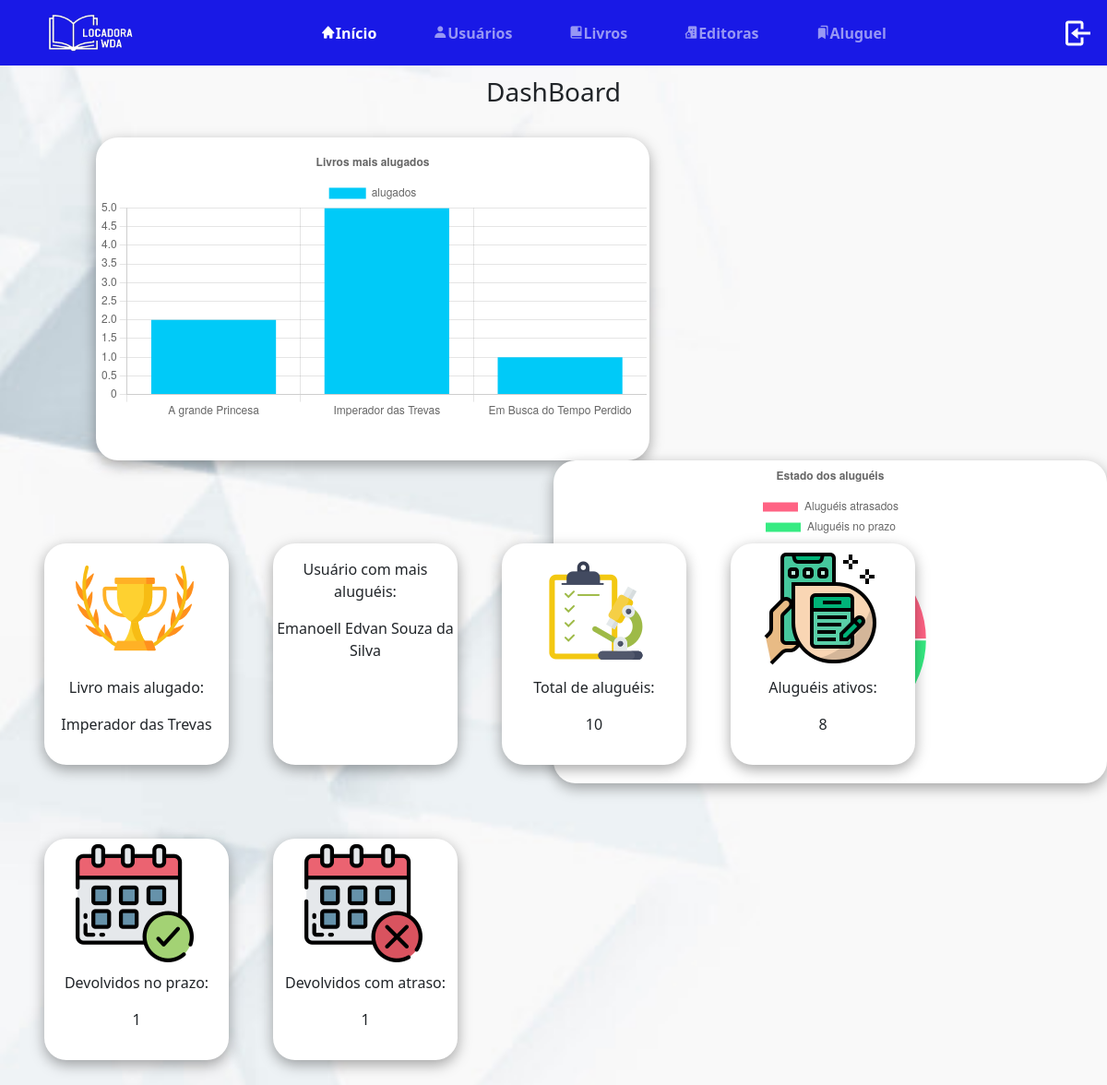
Page /LocadoraWDA-3.0/paginacao/inicio.php (signed in) on the committed database.
### tables this page shows
CREATE TABLE `livro` (
  `id` int(11) NOT NULL,
  `nome` text NOT NULL,
  `autor` text NOT NULL,
  `editora` text NOT NULL,
  `data_lanca` date NOT NULL,
  `estoque` int(11) NOT NULL,
  `alugados_agr` int(11) NOT NULL,
  `alugados_total` int(11) NOT NULL
);

CREATE TABLE `usuarios` (
  `id` int(11) NOT NULL,
  `nome` text NOT NULL,
  `email` text NOT NULL,
  `celular` text NOT NULL,
  `endereco` text NOT NULL,
  `cpf` text DEFAULT NULL,
  `alugados` int(11) NOT NULL
);

CREATE TABLE `controle_devo` (
  `id_controle` int(11) NOT NULL,
  `devolvidos_prazo` int(11) NOT NULL,
  `devolvidos_atraso` int(11) NOT NULL
);

### LocadoraWDA-3.0/paginacao/inicio.php (the view, shortened to what this page needs)
<?php
include '../funcoes/conexao.php';
$sql_usu = "SELECT *, max(alugados) FROM usuarios";
$busca_usu = $conn->query($sql_usu);
$aluguel_usu = $busca_usu->fetch_array();
@$cont1 = $conn->query("SELECT COUNT(id) AS prazo FROM aluguel WHERE status = 'No Prazo'");
$row1 = $cont1->fetch_array();
@$cont2 = $conn->query("SELECT COUNT(id) AS atraso FROM aluguel WHERE status = 'atrasado'");
$row2 = $cont2->fetch_array();
@$soma = $conn->query("SELECT SUM(alugados_total) AS total FROM livro");
$row3 = $soma->fetch_array();
@$soma2 = $conn->query("SELECT SUM(alugados_agr) AS ativo FROM livro");
$row4 = $soma2->fetch_array();
@$sql1 = $conn->query("SELECT * FROM controle_devo WHERE id_controle='1'");
$row5 = $sql1->fetch_array();
$sql1 = "SELECT *, max(alugados_total) FROM livro";
$busca1 = $conn->query($sql1);
$top1 = $busca1->fetch_array();
$id_top1 = $top1['id'];
$nome_top1 = $top1['nome'];
$alu_top1 = $top1['alugados_total'];
$sql2 = "SELECT *, max(alugados_total) FROM livro WHERE id !=$id_top1";
$busca2 = $conn->query($sql2);
$top2 = $busca2->fetch_array();
$id_top2 = $top2['id'];
$nome_top2 = $top2['nome'];
$alu_top2 = $top2['alugados_total'];
$sql3 = "SELECT *, max(alugados_total) FROM livro WHERE id !=$id_top1 AND id !=$id_top2 ";
$busca3 = $conn->query($sql3);
$top3 = $busca3->fetch_array();
$nome_top3 = $top3['nome'];
$alu_top3 = $top3['alugados_total'];
?>
<!DOCTYPE html>
<html lang="en">
<head>
  <link rel="stylesheet" href="../css-manual/pag1.css">
  <link href="https://cdn.jsdelivr.net/npm/bootstrap@5.0.2/dist/css/bootstrap.min.css" rel="stylesheet"
>
  <link href='https://unpkg.com/boxicons@2.0.7/css/boxicons.min.css' rel='stylesheet'>
</head>
<body>
  <nav class="navbar navbar-expand-lg navbar-dark" style="background-color: #1919e6;">
    <div class="container-fluid">
      <a class="navbar-brand" style="margin-left: 3% ;" href="#"><img src="../imagens/logo.png" alt="Logo" width="100"
          height="45" class="d-inline-block align-text-top"></a>
      <div class="collapse navbar-collapse" style="margin-left: 15% ;" id="navbarScroll">
        <ul class="navbar-nav me-auto my-2 my-lg-0 navbar-nav-scroll" id="barra" style="--bs-scroll-height: 100px;">
          <li class="nav-item" style="white-space: nowrap;font-weight: bold">
            <a class="nav-link active" aria-current="page" href="inicio.php"><i class='bx bxs-home'></i>Início</a>
          </li>
          <li class="nav-item" style="margin-left: 10%; white-space: nowrap;font-weight: bold">
            <a class="nav-link" href="usuarios.php"><i class='bx bxs-user'></i>Usuários</a>
          </li>
          <li class="nav-item" style="margin-left: 10%; white-space: nowrap;font-weight: bold">
            <a class="nav-link" href="livros.php"><i class='bx bxs-book-bookmark'></i>Livros</a>
          </li>
          <li class="nav-item" style="margin-left: 10%; white-space: nowrap;font-weight: bold">
            <a class="nav-link" href="editoras.php"><i class='bx bxs-building-house'></i>Editoras</a>
          </li>
          <li class="nav-item" style="margin-left: 10%; white-space: nowrap;font-weight: bold">
            <a class="nav-link" href="aluguel.php"><i class='bx bxs-bookmarks'></i>Aluguel</a>
          </li>
        </ul>
        <a href="../funcoes/logout.php"><img src="../imagens/log-in.png" alt=""></a>
      </div>
    </div>
  </nav>
  <h3 style="margin-top:1%;" class="text-center">DashBoard</h3>
  <br>
  <div id="graf-gran">
    <div class="graf1">
      <canvas style="margin-left: 3px; margin-right: 3px;margin-top: 10px;margin-bottom: 10px;"
        id="grafico-livros-alugados"></canvas>
    </div>
    <div class="graf2">
    </div>
  </div>
  <div id="graf-peq">
    <div class="divt2" id="trof">
      <img style="margin-left: 17%; margin-right: 30%;margin-top: 3%;margin-bottom: 10px;" src="../imagens/trofeu.png"
        alt="">
      <p style="text-align: center">Livro mais alugado:</p>
      <p style="text-align: center">
        <?php echo $nome_top1 ?>
      </p>
    </div>
    <div class="divt2">
      <p style="text-align: center">Usuário com mais aluguéis:</p>
      <p style="text-align: center">
        <?php echo $aluguel_usu['nome'] ?>
      </p>
    </div>
    <div class="divt2">
      <img style="margin-left: 17%; margin-right: 30%;margin-top: 3%;margin-bottom: 10px;" src="../imagens/lista.png"
        alt="">
      <p style="text-align: center">Total de aluguéis: </p>
      <p style="text-align: center">
        <?php echo $row3['total']; ?>
      </p>
    </div>
    <div class="divt2">
      <img style="margin-left: 17%; margin-right: 30%;margin-top: 3%;margin-bottom: 10px;" src="../imagens/ativo.png"
        alt="">
      <p style="text-align: center">Aluguéis ativos: </p>
      <p style="text-align: center">
        <?php echo $row4['ativo']; ?>
      </p>
    </div>
    <div class="divt2">
      <img style="margin-left: 17%; margin-right: 30%;margin-top: 3%;margin-bottom: 10px;" src="../imagens/prazo.png"
        alt="">
      <p style="text-align: center">Devolvidos no prazo: </p>
      <p style="text-align: center">
        <?php echo $row5['devolvidos_prazo']; ?>
      </p>
    </div>
    <div class="divt2" id="ult">
      <img style="margin-left: 17%; margin-right: 30%;margin-top: 3%;margin-bottom: 10px;" src="../imagens/atrasado.png"
        alt="">
      <p style="text-align: center">Devolvidos com atraso: </p>
      <p style="text-align: center">
        <?php echo $row5['devolvidos_atraso']; ?>
      </p>
    </div>
  </div>
  <script>
    const ctx = document.getElementById('grafico-livros-alugados');
    new Chart(ctx, {
      type: 'bar',
      data: {
        labels: ['<?php echo $nome_top2 ?>', '<?php echo $nome_top1 ?>', '<?php echo $nome_top3 ?>'],
        datasets: [{
          label: 'alugados',
          data: [<?php echo $alu_top2 ?>, <?php echo $alu_top1 ?>, <?php echo $alu_top3 ?>],
          // borderWidth: 1,
          backgroundColor: ['#00caf8'],
        }]
      },
      options: {
        plugins: {
          title: {
            display: true,
            fontSize: 30,
            text: "Livros mais alugados",
            fontStyle: "bold",
          }
        },
        scales: {
          y: {
            beginAtZero: true
          }
        }
      }
    });
  </script>
  <script>
    const ctx2 = document.getElementById('grafico-alug');
    new Chart(ctx2, {
      type: 'doughnut',
      data: {
        labels: [
          'Aluguéis atrasados', 'Aluguéis no prazo'
        ],
        datasets: [{
          label: 'Quantidade',
          data: [<?php echo $row2['atraso'] ?>, <?php echo $row1['prazo'] ?>],
          backgroundColor: [
            'rgb(255, 99, 132)',
            'rgb(54, 235, 130)'
          ],
          hoverOffset: 4
        }]
      },
      options: {
        plugins: {
          title: {
            display: true,
            fontSize: 30,
            text: "Estado dos aluguéis",
            fontStyle: "bold",
          }
        },
      }
    });
  </script>
</body>
</html>

### LocadoraWDA-3.0/paginacao/inicio.php (style rules this page uses)
body { background-image: url(../imagens/blue-novo.png); background-position: center center; background-repeat: no-repeat; background-attachment: fixed; background-size: cover; background-color: #4070f4; }
#graf-gran { position: absolute; float: left; display: block; max-width: 100%; }
#graf-peq { position: absolute; margin-top: 50vh; float: left; display: block; }
.graf1 { float: left; background: white; margin-left: 13vh; height: 350px; width: 600px; border-radius: 1.5rem; box-shadow: 0 5px 15px rgba(0, 0, 0, 0.35); }
.graf2 { float: right; background: white; margin-left: 15vh; height: 350px; width: 600px; border-radius: 1.5rem; box-shadow: 0 5px 15px rgba(0, 0, 0, 0.35); }
.divt2 { float: left; background: white; margin-top: 40px; margin-left: 6vh; margin-bottom: 5vh; height: 240px; width: 200px; border-radius: 1.5rem; box-shadow: 0 5px 15px rgba(0, 0, 0, 0.35); }

### rows in the picture
livro: nome "Imperador das Trevas"
usuarios: nome "Emanoell Edvan Souza da Silva"
controle_devo: devolvidos_prazo "1", devolvidos_atraso "1"

### other values in the picture
$row3['total'] "10"
$row4['ativo'] "8"
chart data {{ $nome_top2 }} A grande Princesa
chart data {{ $nome_top1 }} Imperador das Trevas
chart data {{ $nome_top3 }} Em Busca do Tempo Perdido
chart data {{ $alu_top2 }} 2
